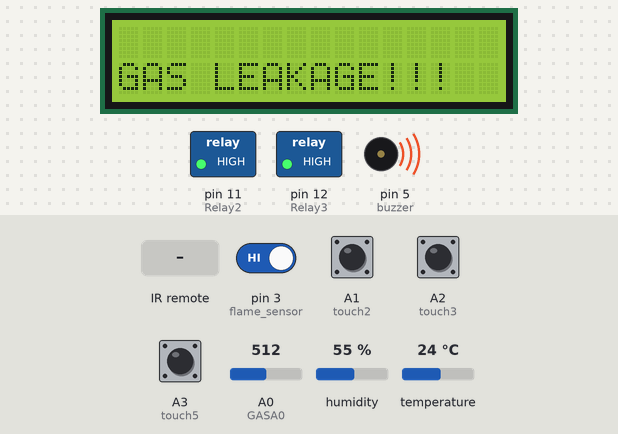
This sketch was run on a simulated Arduino Uno, built with avr-gcc and run on an emulated ATmega328P. On the bench: 16×2 character LCD, switched loads named in the sketch (green lamp = pin HIGH), buzzer (waves = sounding, pin HIGH). The test bench sets the inputs (shaded band); at power-on: pin 3 (flame_sensor) HIGH, A1 (touch2), A2 (touch3), A3 (touch5) LOW, A0 (GASA0) = 512, humidity 55 %, temperature 24 °C. EEPROM starts erased; the modem accepts every AT command (registered, SIM ready, sends succeed) and sends nothing else; what the sketch prints to the serial monitor is not drawn.

Above: at 6.8 s.
6.9 s: A0 (GASA0) set to 407
14.8 s: A0 (GASA0) set to 384
At 19.6 s:
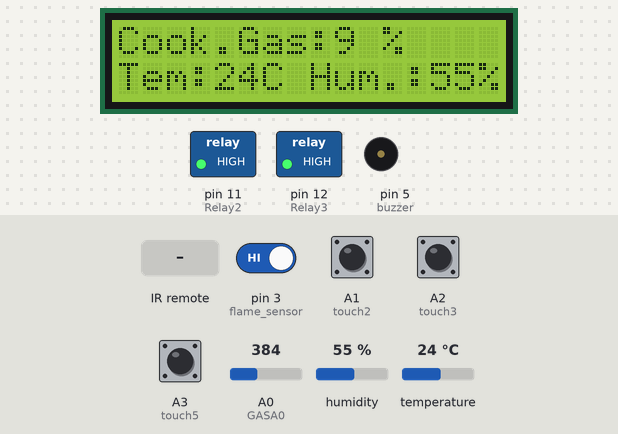
19.9 s: pin 3 (flame_sensor) driven LOW
At 21.0 s:
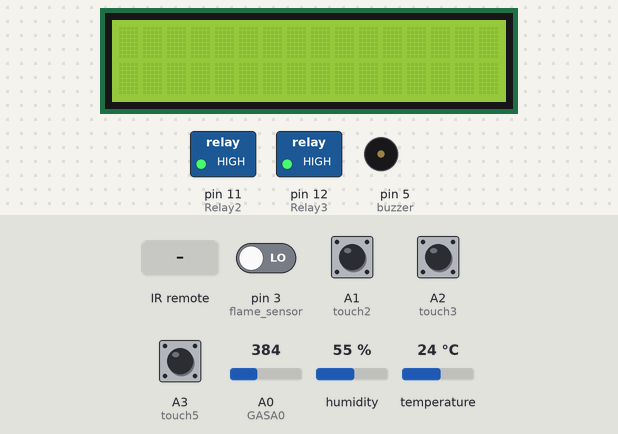
33.9 s: infrared code 0xFF30CF received
At 44.3 s:
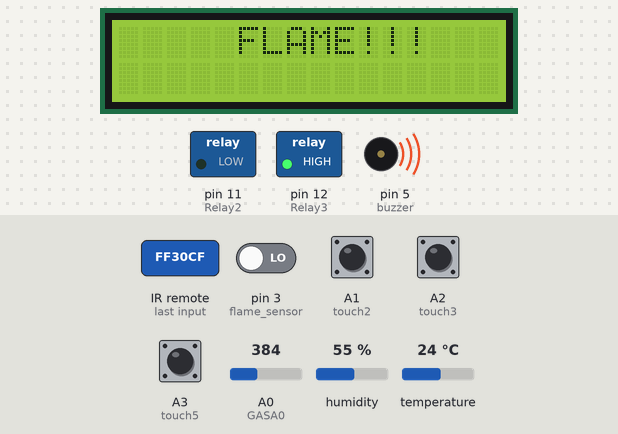
47.9 s: infrared code 0xFF10EF received
At 56.2 s:
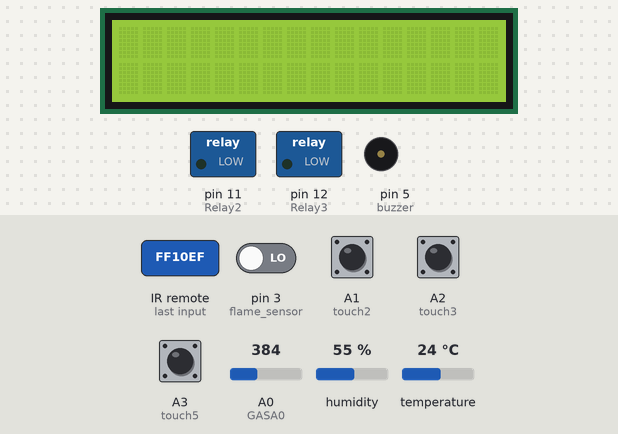
59.4 s: infrared code 0xFF18E7 received
At 71.0 s:
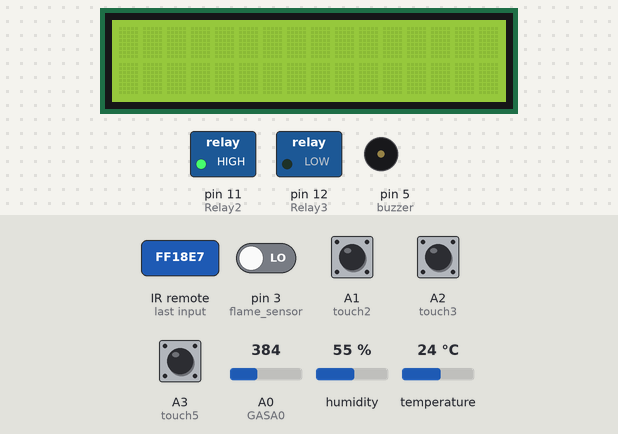
Timing chart, 0 to 73.8 s (numbered marks = the images above; inputs shaded):
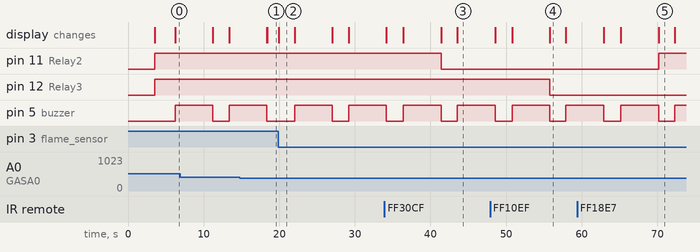

Measured:
- the behaviour switches between 400 and 399 on A0 (GASA0) (found by bisection; images 0 and 1)
- after the input at 14.8 s, the display: first differs from a run without the input after 3.6 s (image 1)
- after the input at 19.9 s, pin 5 (buzzer): LOW → HIGH after 2.1 s, → LOW 5.0 s later, → HIGH 2.1 s later; the display: changes after 0.06 s (image 2)
- after the input at 33.9 s, pin 11 (Relay2): HIGH → LOW after 7.5 s
- after the input at 47.9 s, pin 12 (Relay3): HIGH → LOW after 7.9 s
- after the input at 59.4 s, pin 11 (Relay2): LOW → HIGH after 10.8 s
- what the display in image 2 shows lasts 2.0 s, from 20.0 s to 22.0 s

The sketch:

Arduino_based_sensor_based_smart_home_coded_by_antidote.ino
```cpp
#include <IRremote.h>
#include <EEPROM.h>
#include <SoftwareSerial.h>
#include <DHT.h>;
//I2C LCD:
#include <LiquidCrystal_I2C.h>
#include <Wire.h>
LiquidCrystal_I2C lcd(0x27,16,2); // set the LCD address to 0x27 for a 16 chars and 2 line display
SoftwareSerial mySerial(7,6); //SIM800L Tx & Rx is connected to Arduino #4 & #3

//Constants
#define DHTPIN 2     // what pin we're connected to
#define DHTTYPE DHT11   // DHT 11
#define Relay2 11 // Load2 Pin Out
#define Relay3 12 // Load3 Pin Out
#define touch2 A1 // Lamp Button Pin in
#define touch3 A2 // Socket Button Pin in
#define touch5 A3 // Power Button Pin in

int buzzer = 5; //buzzer pin
int load2, load3,power;
int flag2, flag3,flag5;
int timer=0;

DHT dht(DHTPIN, DHTTYPE); //// Initialize DHT sensor for normal 16mhz Arduino
int h;  //Stores humidity value
int t; //Stores temperature value
int f;
int GASA0 = A0;
int gasvalue;
int flame_sensor = 3;
int flame_pin = HIGH;
const int RECV_PIN = 4;
IRrecv irrecv(RECV_PIN);
decode_results results;
unsigned long key_value = 0;

void setup()
{
  Serial.begin(9600);
    Serial.println("Sensor based Smart Home");
    delay(3000);
   mySerial.begin(9600);
   mySerial.println("AT"); //Once the handshake test is successful, it will back to OK
  updateSerial();
  irrecv.enableIRIn();
  irrecv.blink13(true);
    dht.begin();
    lcd.init(); //initialize the lcd
    lcd.backlight(); //open the backlight
    pinMode (flame_sensor, INPUT);
    pinMode(touch2, INPUT);
pinMode(touch3, INPUT);
pinMode(touch5, INPUT);
pinMode(buzzer, OUTPUT);

pinMode(Relay2, OUTPUT); digitalWrite(Relay2, 1);
pinMode(Relay3, OUTPUT); digitalWrite(Relay3, 1);

load2 = EEPROM.read(2);
load3 = EEPROM.read(3);
power = EEPROM.read(5);
delay(500);
}
void loop()
{
    flame_pin = digitalRead(flame_sensor);
    int analogSensor = analogRead(GASA0);
    int gasvalue=(analogSensor-50)/35;       //gas module sensitivity
    h = dht.readHumidity();
    t = dht.readTemperature();
    f = t * (9.0/5.0) + 32.0;
    //Print temp and humidity values to serial monitor
    Serial.print("Humidity: ");
    Serial.print(h);
    Serial.print(" %, Temp: ");
    Serial.print(t);
    Serial.print(f);
    Serial.println(" °Celsius");

    // print on LCD line of code

    lcd.setCursor(0, 1);
    lcd.print("Tem:");
    lcd.print(t);
    lcd.print("C");
    lcd.setCursor(8, 1);
    lcd.print("Hum.:");
    lcd.print(h);
    lcd.print("%");

    lcd.setCursor(0,0);
  lcd.print("Cook.Gas:");
  lcd.setCursor(9,0);
  lcd.print(gasvalue);
  lcd.setCursor(11,0);
  lcd.print("%");

  if (gasvalue >= 10)              //gas percentage alert
  {
    lcd.clear();
    send_message_gas();
    lcd.setCursor(0,1);
  lcd.print("GAS LEAKAGE!!!");
  digitalWrite(buzzer,HIGH);
  delay(5000);
  digitalWrite(buzzer,LOW);
   lcd.clear();

  }
  if(t>60){
    lcd.clear();
    send_message_temp();
    lcd.setCursor(0,1);
  lcd.print("HIGH ROOM TEMP.!!!");
        digitalWrite(buzzer,HIGH);
    delay(5000);
       digitalWrite(buzzer,LOW);
        lcd.clear();

  }
      if (flame_pin == LOW){
  Serial.println("FLAME FLAME FLAME");
  lcd.clear();
  send_message_flame();
      lcd.setCursor(5, 0);
    lcd.print("FLAME!!!");
    digitalWrite(buzzer,HIGH);
    delay(5000);
       digitalWrite(buzzer,LOW);
         lcd.clear();

 }
 else{
  Serial.println("no flame  ");
 }

if(digitalRead(touch2)==1){
if(flag2==0){flag2=1;
load2 = !load2;
EEPROM.write(2, load2);
delay(100);
 }
}else{flag2=0;}

if(digitalRead(touch3)==1){
if(flag3==0){flag3=1;
load3 = !load3;
EEPROM.write(3, load3);
delay(100);
 }
}else{flag3=0;}

if(digitalRead(touch5)==1){
if(flag5==0){flag5=1;
power = !power;
EEPROM.write(5, power);
delay(100);
 }
}else{flag5=0;}

if(power==1){
digitalWrite(Relay2, 1);
digitalWrite(Relay3, 1);
}
else{
digitalWrite(Relay2, load2);
digitalWrite(Relay3, load3);
}

if(irrecv.decode(&results)){
 Serial.println(results.value,HEX);

     if(results.value==0xFF30CF){ // For Load1 On
Serial.print("Load 1 ON");
load2 = 0;
EEPROM.write(2, load2);
}
else if(results.value==0xFF18E7){ // For Load1 Off
Serial.print("Load 1 OFF");
load2 = 1;
EEPROM.write(2, load2);
}

else if(results.value==0xFF10EF){ // For Load2 On
Serial.print("Load 2 ON");
load3 = 0;
EEPROM.write(3, load3);
}
else if(results.value==0xFF38C7){ // For Load2 Off
Serial.print("Load 2 OFF");
load3 = 1;
EEPROM.write(3, load3);
}
else if(results.value==0xFF42BD){ // For Load3 On
Serial.print("Load 3 ON");
power = 0;
EEPROM.write(5, power);
}
else if(results.value==0xFF4AB5){ // For Load3 Off
Serial.print("Load 3 OFF");
power = 1;
EEPROM.write(5, power);
}
 irrecv.resume(); // Receive the next value
 delay(100);
 }
}

// Function to send the message
void send_message_gas()
{
  mySerial.println("AT"); //Once the handshake test is successful, it will back to OK
  updateSerial();
  mySerial.println("AT+CMGF=1"); // Configuring TEXT mode
  updateSerial();
 mySerial.println("AT+CMGS=\"+2349151463779\"");//change ZZ with country code and xxxxxxxxxxx with phone number to sms
  updateSerial();
  mySerial.print("DANGER! Cooking Gas is Leaking"); //text content
  updateSerial();
  mySerial.write(26);
}

void send_message_flame()
{
  mySerial.println("AT"); //Once the handshake test is successful, it will back to OK
  updateSerial();
  mySerial.println("AT+CMGF=1"); // Configuring TEXT mode
  updateSerial();
 mySerial.println("AT+CMGS=\"+2349151463779\"");//change ZZ with country code and xxxxxxxxxxx with phone number to sms
  updateSerial();
  mySerial.print("OPEN FLAME DETECTED!!!"); //text content
  updateSerial();
  mySerial.write(26);
}

void send_message_temp()
{
  mySerial.println("AT"); //Once the handshake test is successful, it will back to OK
  updateSerial();
  mySerial.println("AT+CMGF=1"); // Configuring TEXT mode
  updateSerial();
 mySerial.println("AT+CMGS=\"+2349151463779\"");//change ZZ with country code and xxxxxxxxxxx with phone number to sms
  updateSerial();
  mySerial.print("Room temperature is HIGH!!!"); //text content
  updateSerial();
  mySerial.write(26);
}

void updateSerial()
{
  delay(500);
  while (Serial.available())
  {
    mySerial.write(Serial.read());//Forward what Serial received to Software Serial Port
  }
  while(mySerial.available())
  {
    Serial.write(mySerial.read());//Forward what Software Serial received to Serial Port
  }
}
```
